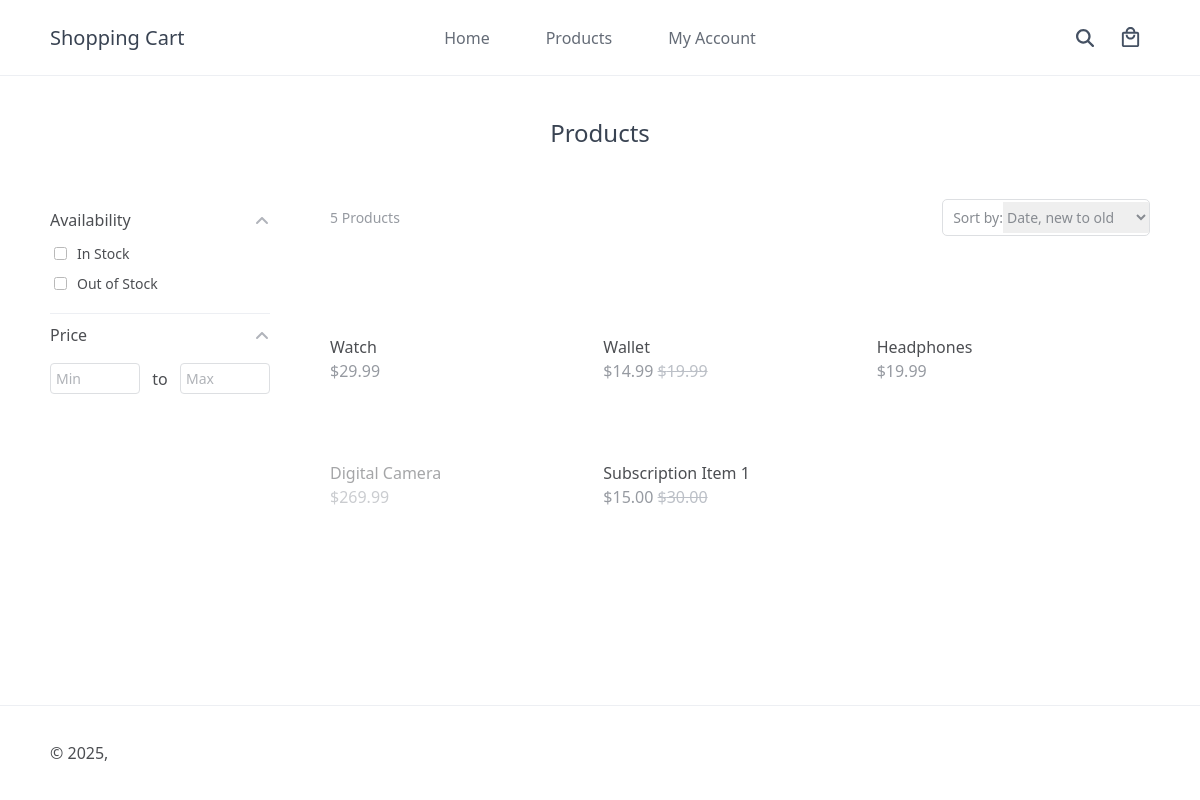
/index.php?page=products, run on an earlier commit of the app's database.
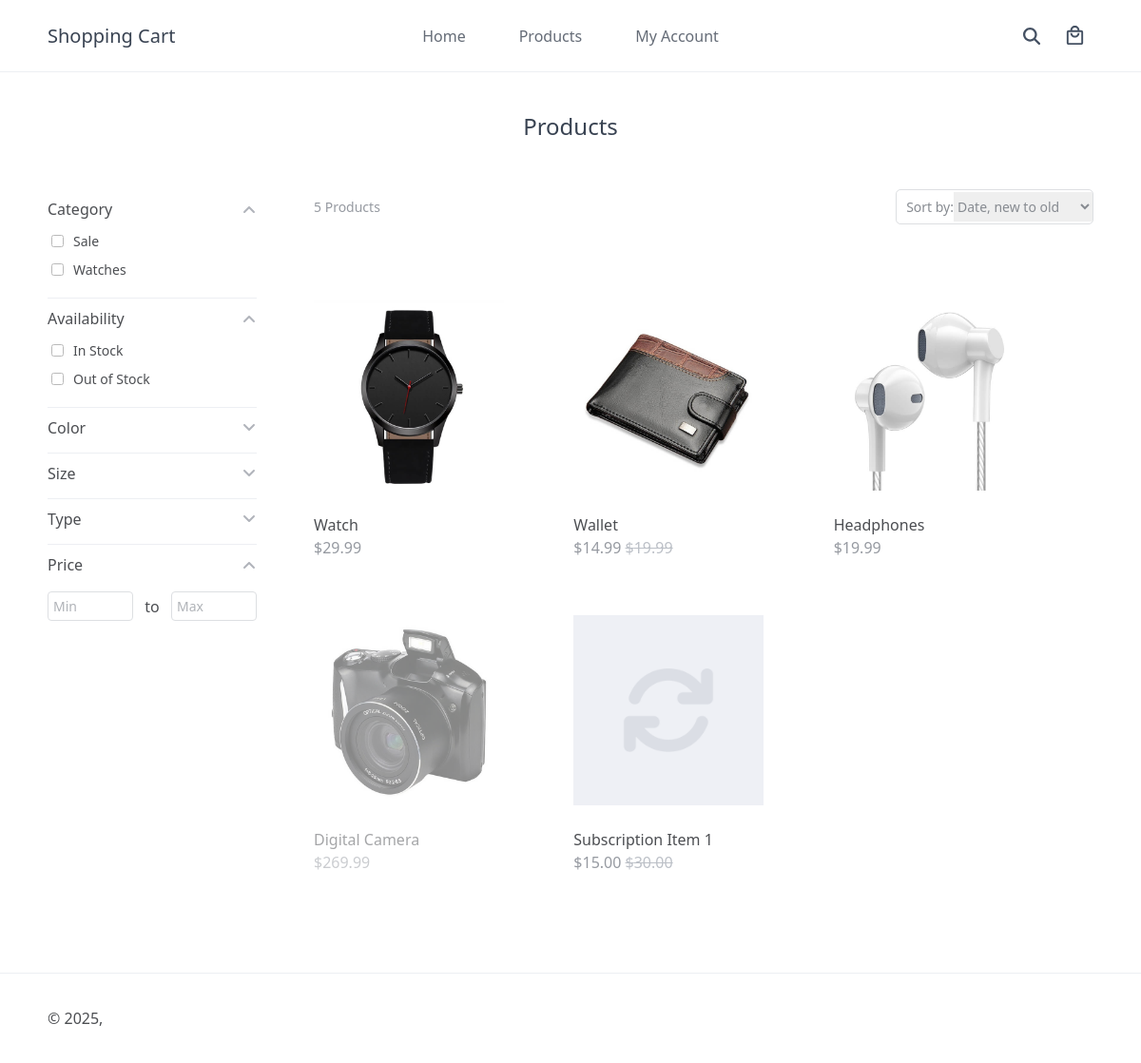
And on a later commit of the database.
### tables this page shows
CREATE TABLE IF NOT EXISTS `products` (
  `id` int(11) NOT NULL AUTO_INCREMENT,
  `title` varchar(200) NOT NULL,
  `description` mediumtext NOT NULL,
  `sku` varchar(255) NOT NULL DEFAULT '',
  `price` decimal(7,2) NOT NULL,
  `rrp` decimal(7,2) NOT NULL DEFAULT 0.00,
  `quantity` int(11) NOT NULL,
  `created` datetime NOT NULL,
  `weight` decimal(7,2) NOT NULL DEFAULT 0.00,
  `url_slug` varchar(255) NOT NULL DEFAULT '',
  `product_status` tinyint(1) NOT NULL DEFAULT 1,
  `subscription` tinyint(1) NOT NULL DEFAULT 0,
  `subscription_period` int(11) NOT NULL DEFAULT 0,
  `subscription_period_type` varchar(50) NOT NULL DEFAULT 'day',
  PRIMARY KEY (`id`)
);

CREATE TABLE IF NOT EXISTS `product_categories` (
  `id` int(11) NOT NULL AUTO_INCREMENT,
  `title` varchar(255) NOT NULL,
  `parent_id` int(11) NOT NULL DEFAULT 0,
  PRIMARY KEY (`id`)
);

### products.php (the view, shortened to what this page needs)
<?php
$stmt = $pdo->query('SELECT * FROM product_categories');
$stmt->execute();
$categories = $stmt->fetchAll(PDO::FETCH_ASSOC);
$stmt = $pdo->query('SELECT option_name, option_value FROM product_options WHERE option_type = "select" OR option_type = "radio" OR option_type = "checkbox" GROUP BY option_name, option_value ORDER BY option_name, option_value ASC');
$stmt->execute();
$product_options = $stmt->fetchAll(PDO::FETCH_GROUP|PDO::FETCH_ASSOC);
$category_list = isset($_GET['category']) && $_GET['category'] ? $_GET['category'] : [];
$category_list = is_array($category_list) ? $category_list : [$category_list];
$category_sql = '';
$options_list = isset($_GET['option']) && $_GET['option'] ? $_GET['option'] : [];
$options_list = is_array($options_list) ? $options_list : [$options_list];
$options_sql = '';
$availability_list = isset($_GET['availability']) && $_GET['availability'] ? $_GET['availability'] : [];
$availability_list = is_array($availability_list) ? $availability_list : [$availability_list];
$availability_sql = '';
$price_min = isset($_GET['price_min']) && is_numeric($_GET['price_min']) ? $_GET['price_min'] : '';
$price_max = isset($_GET['price_max']) && is_numeric($_GET['price_max']) ? $_GET['price_max'] : '';
$price_sql = '';
$sort = isset($_GET['sort']) ? $_GET['sort'] : 'newest';
$num_products_on_each_page = 12;
$current_page = isset($_GET['p']) && is_numeric($_GET['p']) ? (int)$_GET['p'] : 1;
$order_by = '';
if ($sort == 'a-z') {
    $order_by = 'ORDER BY p.title ASC';
} elseif ($sort == 'z-a') {
    $order_by = 'ORDER BY p.title DESC';
} elseif ($sort == 'newest') {
    $order_by = 'ORDER BY p.created DESC';
} elseif ($sort == 'oldest') {
    $order_by = 'ORDER BY p.created ASC';
} elseif ($sort == 'highest') {
    $order_by = 'ORDER BY p.price DESC';
} elseif ($sort == 'lowest') {
    $order_by = 'ORDER BY p.price ASC';
} elseif ($sort == 'popular') {
    $order_by = 'ORDER BY (SELECT COUNT(*) FROM transaction_items ti WHERE ti.item_id = p.id) DESC';
}
$stmt = $pdo->prepare('SELECT p.*, (SELECT m.full_path FROM product_media_map pm JOIN product_media m ON m.id = pm.media_id WHERE pm.product_id = p.id ORDER BY pm.position ASC LIMIT 1) AS img FROM products p ' . $category_sql . ' ' . $options_sql . ' WHERE p.product_status = 1 ' . $price_sql . ' ' . $availability_sql . ' GROUP BY p.id, p.title, p.description, p.price, p.rrp, p.quantity, p.created, p.weight, p.url_slug, p.product_status, p.sku, p.subscription, p.subscription_period, p.subscription_period_type ' . $order_by . ' LIMIT :page,:num_products');
$stmt->bindValue(':page', ($current_page - 1) * $num_products_on_each_page, PDO::PARAM_INT);
$stmt->bindValue(':num_products', $num_products_on_each_page, PDO::PARAM_INT);
$stmt->execute();
$products = $stmt->fetchAll(PDO::FETCH_ASSOC);
$stmt = $pdo->prepare('SELECT COUNT(*) FROM (SELECT p.id FROM products p ' . $category_sql . ' ' . $options_sql . ' WHERE p.product_status = 1  ' . $price_sql . ' ' . $availability_sql . ' GROUP BY p.id) q');
$stmt->execute();
$total_products = $stmt->fetchColumn();
?>
<?=template_header('Products')?>
<div class="products content-wrapper">
    <h1 class="page-title">Products</h1>
    <form action="<?=url('index.php?page=products')?>" method="get" class="products-form form">
        <div class="products-filters">
            <?php if ($categories): ?>
            <div class="products-filter">
                <span class="filter-title">Category</span>
                <div class="filter-options checkbox-list">
                    <?=populate_categories($categories, $category_list)?>
                </div>
            </div>
            <?php endif; ?>
            <div class="products-filter">
                <span class="filter-title">Availability</span>
                <div class="filter-options checkbox-list">
                    <label class="checkbox">
                        <input type="checkbox" name="availability[]" value="in-stock"<?=(in_array('in-stock', $availability_list) ? ' checked' : '')?>>
                        In Stock
                    </label>
                    <label class="checkbox">
                        <input type="checkbox" name="availability[]" value="out-of-stock"<?=(in_array('out-of-stock', $availability_list) ? ' checked' : '')?>>
                        Out of Stock
                    </label>
                </div>
            </div>
            <?php if ($product_options): ?>
            <?php foreach ($product_options as $option_name => $options): ?>
            <div class="products-filter<?=!in_array($option_name, array_map(function($v) { return explode('-', $v)[0]; }, $options_list)) ? ' closed' : ''?>">
                <span class="filter-title"><?=$option_name?></span>
            </div>
            <?php endforeach; ?>
            <?php endif; ?>
            <div class="products-filter">
                <span class="filter-title">Price</span>
                <div class="filter-options price-range">
                    <input type="number" step=".01" min="0" name="price_min" placeholder="Min" value="<?=htmlspecialchars($price_min, ENT_QUOTES)?>" class="form-input">
                    <span>to</span>
                    <input type="number" step=".01" min="0" name="price_max" placeholder="Max" value="<?=htmlspecialchars($price_max, ENT_QUOTES)?>" class="form-input">
                </div>
            </div>
        </div>
        <div class="products-view">
            <div class="products-header">
                <p><?=$total_products?> Product<?=$total_products!=1?'s':''?></p>
                <div class="products-form form">
                    <label class="sortby form-select" for="sort">
                        Sort by:
                        <select name="sort" id="sort">
                            <option value="newest"<?=($sort == 'newest' ? ' selected' : '')?>>Date, new to old</option>
                        </select>
                    </label>
                </div>
            </div>
            <div class="products-wrapper">
                <?php foreach ($products as $product): ?>
                <a href="<?=url('index.php?page=product&id=' . ($product['url_slug'] ? $product['url_slug']  : $product['id']))?>" class="product<?=$product['quantity']==0?' no-stock':''?>">
                    <?php if (!empty($product['img']) && file_exists($product['img'])): ?>
                    <div class="img">
                        <img src="<?=base_url?><?=$product['img']?>" width="180" height="180" alt="<?=$product['title']?>">
                    </div>
                    <?php endif; ?>
                    <span class="name"><?=$product['title']?></span>
                    <span class="price">
                        <?=currency_code?><?=num_format($product['price'],2)?>
                        <?php if ($product['rrp'] > 0): ?>
                        <span class="rrp"><?=currency_code?><?=num_format($product['rrp'],2)?></span>
                        <?php endif; ?>
                    </span>
                </a>
                <?php endforeach; ?>
            </div>
            <div class="buttons">
            </div>
        </div>
    </form>
</div>
<?=template_footer()?>

### index.php (shortened to what this page needs)
<?php
include 'functions.php';
$url = routes([
    '/' => 'index.php?page=home',
    '/home' => 'index.php?page=home',
    '/product/{id}' => 'index.php?page=product&id={id}',
    '/products' => 'index.php?page=products',
    '/myaccount' => 'index.php?page=myaccount',
    '/myaccount/{tab}' => 'index.php?page=myaccount&tab={tab}',
    '/forgotpassword' => 'index.php?page=forgotpassword',
    '/download/{id}' => 'index.php?page=download&id={id}',
    '/cart' => 'index.php?page=cart',
    '/checkout' => 'index.php?page=checkout',
    '/subscribe/{method}' => 'index.php?page=subscribe&method={method}',
    '/placeorder' => 'index.php?page=placeorder',
    '/search/{query}' => 'index.php?page=search&query={query}',
    '/logout' => 'index.php?page=logout'
]);
if ($url) {
    include $url;
} else {
    $page = isset($_GET['page']) && file_exists($_GET['page'] . '.php') ? $_GET['page'] : 'home';
    include $page . '.php';
}
?>

### functions.php (shortened to what this page needs)
<?php
function template_header($title, $head = '') {
$num_items_in_cart = isset($_SESSION['cart']) && $_SESSION['cart'] ? '<span>' . array_sum(array_column($_SESSION['cart'], 'quantity')) . '</span>' : '';
$admin_link = isset($_SESSION['account_loggedin'], $_SESSION['account_role']) && $_SESSION['account_role'] == 'Admin' ? '<a href="' . base_url . 'admin/index.php" target="_blank">Admin</a>' : '';
$logout_link = isset($_SESSION['account_loggedin']) ? '<a title="Logout" href="' . url('index.php?page=logout') . '"><svg width="22" height="22" xmlns="http://www.w3.org/2000/svg" viewBox="0 0 24 24"><path d="M17 7L15.59 8.41L18.17 11H8V13H18.17L15.59 15.58L17 17L22 12M4 5H12V3H4C2.9 3 2 3.9 2 5V19C2 20.1 2.9 21 4 21H12V19H4V5Z" /></svg></a>' : '';
echo '<!DOCTYPE html>
<html lang="en">
	<head>
		<meta charset="utf-8">
		<meta name="viewport" content="width=device-width,minimum-scale=1">
		<title>' . $title . '</title>
        <link rel="icon" type="image/png" href="' . base_url . 'favicon.png">
		<link href="' . base_url . 'style.css" rel="stylesheet" type="text/css">
        ' . $head . '
	</head>
	<body>
        <header>
            <div class="content-wrapper">
                <h1>' . site_name . '</h1>
                <nav>
                    <a href="' . url('index.php') . '">Home</a>
                    <a href="' . url('index.php?page=products') . '">Products</a>
					<a href="' . url('index.php?page=myaccount') . '">My Account</a>
                    ' . $admin_link . '
                </nav>
                <div class="link-icons">
                    <div class="search">
                        <div class="icon search-toggle" title="Search">
                            <svg width="18" height="18" xmlns="http://www.w3.org/2000/svg" viewBox="0 0 512 512"><path d="M416 208c0 45.9-14.9 88.3-40 122.7L502.6 457.4c12.5 12.5 12.5 32.8 0 45.3s-32.8 12.5-45.3 0L330.7 376c-34.4 25.2-76.8 40-122.7 40C93.1 416 0 322.9 0 208S93.1 0 208 0S416 93.1 416 208zM208 352a144 144 0 1 0 0-288 144 144 0 1 0 0 288z"/></svg>
                        </div>
						<input id="search" type="text" placeholder="Search..." data-url="' . url('index.php?page=search&query=') . '">
					</div>
                    <a href="' . url('index.php?page=cart') . '" title="Shopping Cart">
                        <svg width="23" height="23" xmlns="http://www.w3.org/2000/svg" viewBox="0 0 24 24"><path d="M19 6H17C17 3.2 14.8 1 12 1S7 3.2 7 6H5C3.9 6 3 6.9 3 8V20C3 21.1 3.9 22 5 22H19C20.1 22 21 21.1 21 20V8C21 6.9 20.1 6 19 6M12 3C13.7 3 15 4.3 15 6H9C9 4.3 10.3 3 12 3M19 20H5V8H19V20M12 12C10.3 12 9 10.7 9 9H7C7 11.8 9.2 14 12 14S17 11.8 17 9H15C15 10.7 13.7 12 12 12Z" /></svg>
						' . $num_items_in_cart . '
					</a>
                    ' . $logout_link . '
					<a class="responsive-toggle" href="#">
                        <svg width="24" height="24" xmlns="http://www.w3.org/2000/svg" viewBox="0 0 24 24"><path d="M3,6H21V8H3V6M3,11H21V13H3V11M3,16H21V18H3V16Z" /></svg>
					</a>
                </div>
            </div>
        </header>
        <main>';
}
function template_footer() {
echo '
        </main>
        <footer>
            <div class="content-wrapper">
                <p>&copy; ' . date('Y') . ', <a href="" target="_blank"></a></p>
            </div>
        </footer>
        <script>
        const currency_code = "' . currency_code . '";
        </script>
        <script src="' . base_url . 'script.js"></script>
    </body>
</html>';
}
function populate_categories($categories, $category_list, $selected = 0, $parent_id = 0, $n = 0) {
    $html = '';
    foreach ($categories as $i => $c) {
        if ($parent_id == $c['parent_id']) {
            $padding = $n < 2 ? $n * 10 : 20;
            $html .='
            <label class="checkbox' . ($i > 4 ? ' hidden' : '') . '"' . ($padding  ? ' style="padding-left:' . $padding . 'px;"' : '') . '>
                <input type="checkbox" name="category[]" value="' . $c['id'] . '"' . (in_array($c['id'], $category_list) ? ' checked' : '') . '>
                ' . $c['title'] . '
            </label>
            ';
            $html .= populate_categories($categories, $category_list, $selected, $c['id'], $n+1);
        }
    }
    return $html;
}
function url($url, $params = []) {
    return base_url . $url;
}
function routes($urls) {
    foreach ($urls as $url => $file_path) {
        $url = '/' . ltrim($url, '/');
        $prefix = dirname($_SERVER['PHP_SELF']);
        $uri = $_SERVER['REQUEST_URI'];
        if (substr($uri, 0, strlen($prefix)) == $prefix) {
            $uri = substr($uri, strlen($prefix));
        }
        $uri = '/' . ltrim($uri, '/');
        $path = explode('/', parse_url($uri)['path']);
        $routes = explode('/', $url);
    }
    return null;
}
function num_format($num, $decimals  = 0, $decimal_separator = '.', $thousands_separator = ',') {
    return number_format(empty($num) || $num == null || !is_numeric($num) ? 0 : $num, $decimals, $decimal_separator, $thousands_separator);
}
?>

What changed in the data, as far as the page shows it:
added product_categories: title "Sale"
added product_categories: title "Watches"
Also different on the page:
text now shown: "Category"
new list line: "Color"
new list line: "Size"
new list line: "Type"
